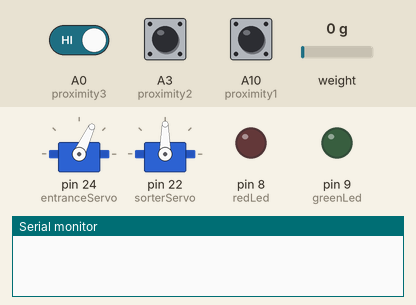
The sketch below on a simulated Arduino Mega 2560, built with avr-gcc and run on an emulated ATmega2560. On the bench: 2 × servo, output pins drawn as LEDs (lit = HIGH), the last lines printed to the serial monitor. Inputs (shaded band) come from the test bench; at power-on: A0 (proximity3) HIGH, A3 (proximity2) HIGH, A10 (proximity1) HIGH, weight on the scale 0 g.

Above: at 0.1 s.
At 4.2 s:
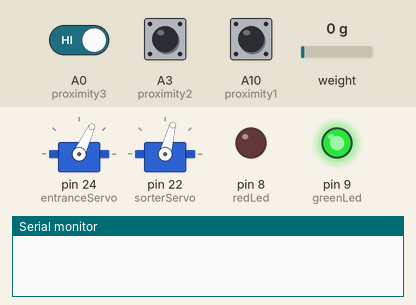
4.3 s: A0 (proximity3) driven LOW
At 11.9 s:
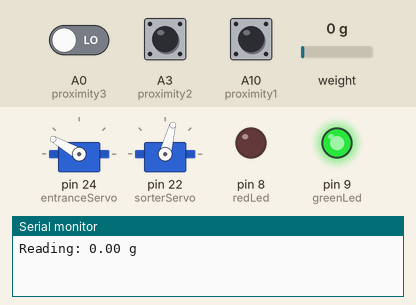
Timing chart, 0 to 13.3 s (numbered marks = the images above; inputs shaded):
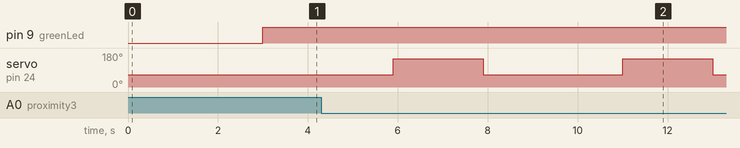

The sketch:

rvm_prototype.ino
```cpp
#include <Servo.h>
#include "HX711.h"

#define calibration_factor -7050.0  //This value is obtained using the SparkFun_HX711_Calibration sketch

#define LOADCELL_DOUT_PIN 5
#define LOADCELL_SCK_PIN 4

#define proximity1 A10
#define proximity2 A3
#define proximity3 A0

#define redLed 8
#define greenLed 9

#define objectDetected proximityStatus1 == 0 || proximityStatus2 == 0 || proximityStatus3 == 0

Servo entranceServo;
Servo sorterServo;

HX711 scale;

void setup() {
  // put your setup code here, to run once:


  entranceServo.attach(24);
  sorterServo.attach(22);
  entranceServo.write(65);
  delay(1000);
  sorterServo.write(75);
  delay(1000);

  pinMode(redLed, OUTPUT);
  pinMode(greenLed, OUTPUT);


  pinMode(proximity1, INPUT);
  pinMode(proximity2, INPUT);
  pinMode(proximity3, INPUT);

  Serial.println("HX711 scale demo");
  scale.begin(LOADCELL_DOUT_PIN, LOADCELL_SCK_PIN);
  scale.set_scale(calibration_factor);  //This value is obtained by using the SparkFun_HX711_Calibration sketch
  scale.tare();                         //Assuming there is no weight on the scale at start up, reset the scale to 0
}

void loop() {
  // put your main code here, to run repeatedly:
  static char serial;

  int proximityStatus1 = digitalRead(proximity1);
  int proximityStatus2 = digitalRead(proximity2);
  int proximityStatus3 = digitalRead(proximity3);

  digitalWrite(greenLed, HIGH);

  if (objectDetected) {

    Serial.print("Reading: ");

    float weight = scale.get_units();
    Serial.print(weight);  //scale.get_units() returns a float
    Serial.print(" g");    //You can change this to kg but you'll need to refactor the calibration_factor
    Serial.println();

    delay(1500);

    if (weight < 3.00) {
      entranceServo.write(150);  // sets the servo position according to the scaled value
      delay(2000);
      entranceServo.write(65);  // sets the servo position according to the scaled value
      Serial.begin(9600);
      delay(1500);
      if(Serial.available()) {
        serial = Serial.read();

        if (serial == '2') {
          objectAccepted();
        }
        if(serial == '1') {
          objectRejected();
        }
      }


    } else {
      objectRejected();
    }
  }

  // entranceServo.write(150);  // sets the servo position according to the scaled value
  // delay(2000);
  // entranceServo.write(65);  // sets the servo position according to the scaled value
  // delay(2000);


  // sorterServo.write(20);  // sets the servo position according to the scaled value
  // delay(2000);
  // sorterServo.write(75);  // sets the servo position according to the scaled value
  // delay(2000);
  // sorterServo.write(150);  // sets the servo position according to the scaled value
  // delay(2000);
  // sorterServo.write(75);  // sets the servo position according to the scaled value
  // delay(2000);
}

void objectAccepted() {
  Serial.println("Object Accepted");
  digitalWrite(greenLed, LOW);

  sorterServo.write(150);
  delay(2000);
  sorterServo.write(75);
  delay(2000);
  digitalWrite(greenLed, HIGH);
  Serial.end();
}

void objectRejected() {
  Serial.println("Object Rejected");
  digitalWrite(redLed, HIGH);
  sorterServo.write(20);
  delay(2000);
  sorterServo.write(75);
  delay(2000);

  digitalWrite(redLed, LOW);
  Serial.end();
}
```

Measured:
- after the input at 4.3 s, servo on pin 24 (entranceServo): alternates 150° for 2.0 s and 65° for 3.1 s, starting after 1.6 s
